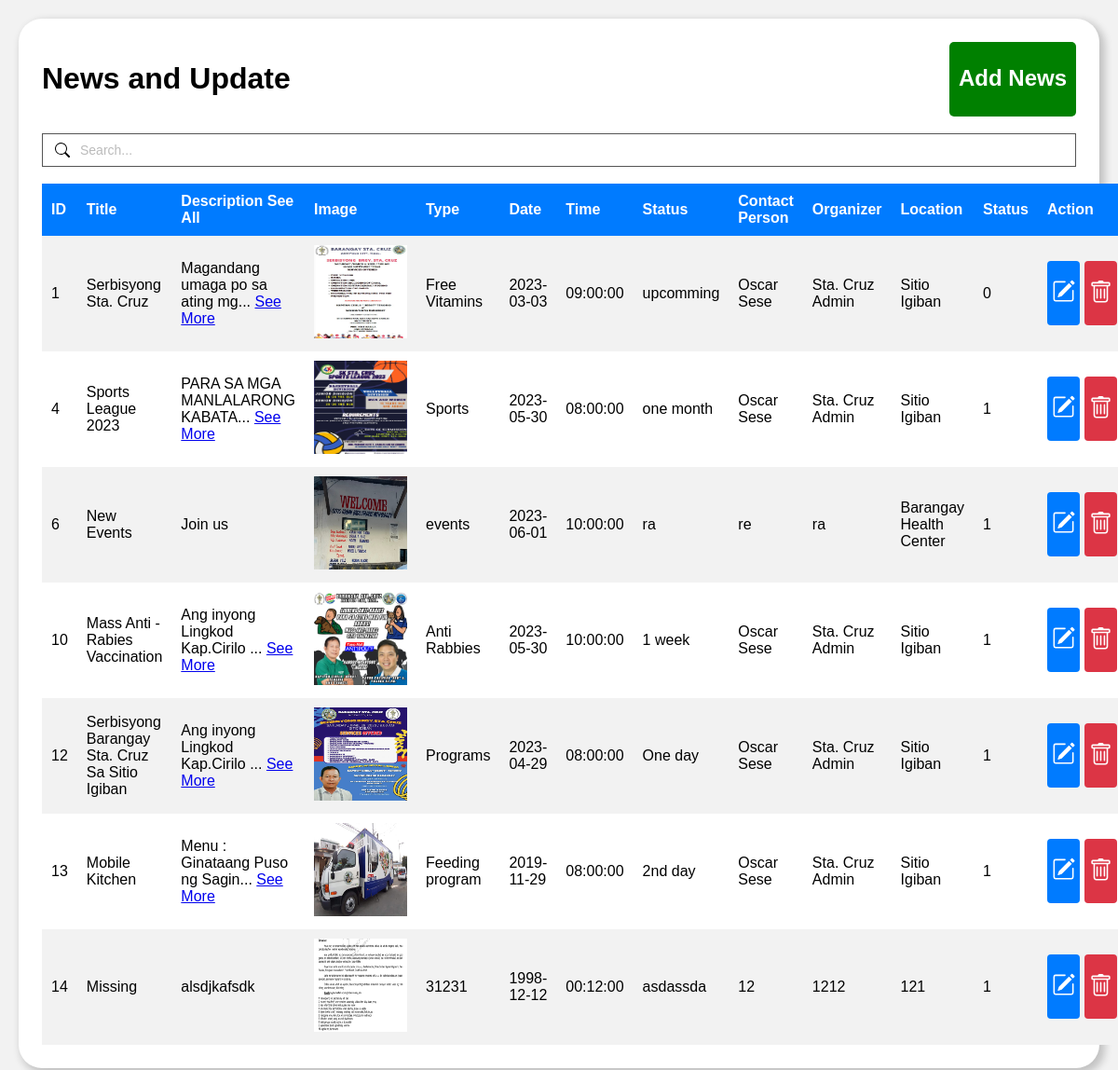
/Admin/functions/NewsUpdate/TableNews.php, run on the app's committed database.
### tables this page shows
CREATE TABLE `news_events` (
  `id` int(11) NOT NULL AUTO_INCREMENT,
  `title` varchar(100) DEFAULT NULL,
  `description` text DEFAULT NULL,
  `image` varchar(100) DEFAULT NULL,
  `type` varchar(20) DEFAULT NULL,
  `date` date DEFAULT NULL,
  `time` time DEFAULT NULL,
  `status` varchar(50) DEFAULT NULL,
  `contact_person` varchar(50) DEFAULT NULL,
  `organizer` varchar(50) DEFAULT NULL,
  `location` varchar(100) DEFAULT NULL,
  `date_created` datetime DEFAULT NULL,
  `date_updated` datetime NOT NULL,
  `active` int(1) DEFAULT 1,
  PRIMARY KEY (`id`,`date_updated`)
);

### Admin/functions/NewsUpdate/TableNews.php (the view, shortened to what this page needs)
<!DOCTYPE html>
<html>
<head>
</head>
<body>
    <?php
    include_once '../../../db.php';
    ?>
    <div style="
    border-radius: 25px;
    padding: 25px;
    background-color: white;
    box-shadow: 4px 4px 8px 2px rgba(0, 0, 0, 0.2);
">
<div style="display:flex; justify-content: space-between;">
    <h1>News and Update
       </h1>
       <a href="AddNews.php" style="display: inline-block; background-color: green; color: white; padding: 5px 10px; text-decoration: none; border-radius: 5px; position: relative;">
       <h2>Add News</h2>
    </a>
</div>
<br>
<div class="container">
  <input class="nosubmit" type="search" placeholder="Search...">
</div>
<br>
    <table>
        <thead>
            <tr>
                <th>ID</th>
                <th>Title</th>
                <th>Description <span class="eye-icon" id="toggle-description">See All</span></th>
                <th>Image</th>
                <th>Type</th>
                <th>Date</th>
                <th>Time</th>
                <th>Status</th>
                <th>Contact Person</th>
                <th>Organizer</th>
                <th>Location</th>
                <th>Status</th>
                <th>Action</th>
            </tr>
        </thead>
        <tbody>
            <?php
            $sql = "SELECT * FROM news_events";
            $result = $conn->query($sql);
            if ($result->num_rows > 0) {
                while ($row = $result->fetch_assoc()) {
                    echo '<tr>';
                    echo '<td>' . $row['id'] . '</td>';
                    echo '<td>' . $row['title'] . '</td>';
                    echo '<td>';
                    if (strlen($row['description']) > 30) {
                        echo '<span class="short-description">' . substr($row['description'], 0, 30) . '... <a href="#" class="see-more">See More</a></span>';
                    } else {
                        echo '<span class="full-description">' . $row['description'] . '</span>';
                    }
                    echo '</td>';
                    echo '<td><img style="width:100px;height:100px;" src="../../../Public/image/' . $row['image'] . '"></td>';
                    echo '<td>' . $row['type'] . '</td>';
                    echo '<td>' . $row['date'] . '</td>';
                    echo '<td>' . $row['time'] . '</td>';
                    echo '<td>' . $row['status'] . '</td>';
                    echo '<td>' . $row['contact_person'] . '</td>';
                    echo '<td>' . $row['organizer'] . '</td>';
                    echo '<td>' . $row['location'] . '</td>';
                    echo '<td>' . $row['active'] . '</td>';
                    echo '<td><div style="display:flex">';
                    echo '<a style="padding-bottom: 20px;
                    padding-top: 20px;" href="EditNews.php?id=' . $row['id'] . '" class="edit-btn"><svg xmlns="http://www.w3.org/2000/svg" width="25" height="25" fill="currentColor" class="bi bi-pencil-square" viewBox="0 0 16 16">
                    <path d="M15.502 1.94a.5.5 0 0 1 0 .706L14.459 3.69l-2-2L13.502.646a.5.5 0 0 1 .707 0l1.293 1.293zm-1.75 2.456-2-2L4.939 9.21a.5.5 0 0 0-.121.196l-.805 2.414a.25.25 0 0 0 .316.316l2.414-.805a.5.5 0 0 0 .196-.12l6.813-6.814z"/>
                    <path fill-rule="evenodd" d="M1 13.5A1.5 1.5 0 0 0 2.5 15h11a1.5 1.5 0 0 0 1.5-1.5v-6a.5.5 0 0 0-1 0v6a.5.5 0 0 1-.5.5h-11a.5.5 0 0 1-.5-.5v-11a.5.5 0 0 1 .5-.5H9a.5.5 0 0 0 0-1H2.5A1.5 1.5 0 0 0 1 2.5v11z"/>
                  </svg></a>';
                    echo '<button class="delete-btn" onclick="showConfirmationDialog(' . $row['id'] . ', \'' . $row['title'] . '\', \'' . $row['description'] . '\')"><svg xmlns="http://www.w3.org/2000/svg" width="25" height="25" fill="currentColor" class="bi bi-trash" viewBox="0 0 16 16">
                    <path d="M5.5 5.5A.5.5 0 0 1 6 6v6a.5.5 0 0 1-1 0V6a.5.5 0 0 1 .5-.5Zm2.5 0a.5.5 0 0 1 .5.5v6a.5.5 0 0 1-1 0V6a.5.5 0 0 1 .5-.5Zm3 .5a.5.5 0 0 0-1 0v6a.5.5 0 0 0 1 0V6Z"/>
                    <path d="M14.5 3a1 1 0 0 1-1 1H13v9a2 2 0 0 1-2 2H5a2 2 0 0 1-2-2V4h-.5a1 1 0 0 1-1-1V2a1 1 0 0 1 1-1H6a1 1 0 0 1 1-1h2a1 1 0 0 1 1 1h3.5a1 1 0 0 1 1 1v1ZM4.118 4 4 4.059V13a1 1 0 0 0 1 1h6a1 1 0 0 0 1-1V4.059L11.882 4H4.118ZM2.5 3h11V2h-11v1Z"/>
                  </svg></button>';
                    echo '</div></td>';
                    echo '</tr>';
                }
            } else {
                echo '<tr><td colspan="14">No events found.</td></tr>';
            }
            ?>
        </tbody>
    </table>
</div>
</body>
</html>

### Admin/functions/NewsUpdate/TableNews.php (style rules this page uses)
body { font-family: Arial, sans-serif; margin: 0; padding: 20px; background-color: #f2f2f2; }
table { width: 100%; border-collapse: collapse; }
table thead { background-color: #007bff; color: #fff; }
table th, table td { padding: 10px; text-align: left; }
table tbody tr:nth-child(even) { background-color: #fff; }
table tbody tr:nth-child(odd) { background-color: #f2f2f2; }
.edit-btn, .delete-btn { display: inline-block; padding: 5px; border: none; border-radius: 4px; margin-right: 5px; cursor: pointer; transition: background-color 0.3s; color: #fff; text-decoration: none; }
.edit-btn { background-color: #007bff; }
.delete-btn { background-color: #dc3545; }
input[type=search] { border: none; background: transparent; margin: 0; padding: 7px 8px; font-size: 14px; color: inherit; border: 1px solid transparent; border-radius: inherit; }
input[type=search]::placeholder { color: #bbb; }
input.nosubmit { border: 1px solid #555; width: 100%; padding: 9px 4px 9px 40px; }

### data on the page
news_events: id "1", title "Serbisyong Sta. Cruz", description "Magandang umaga po sa ating mg", image (picture), type "Free Vitamins", date "2023-03-03", time "09:00:00", status "upcomming", contact_person "Oscar Sese", organizer "Sta. Cruz Admin", location "Sitio Igiban", active "0"
news_events: id "4", title "Sports League 2023", description "PARA SA MGA MANLALARONG KABATA", image (picture), type "Sports", date "2023-05-30", time "08:00:00", status "one month", contact_person "Oscar Sese", organizer "Sta. Cruz Admin", location "Sitio Igiban", active "1"
news_events: id "6", title "New Events", description "Join us", image (picture), type "events", date "2023-06-01", time "10:00:00", status "ra", contact_person "re", organizer "ra", location "Barangay Health Center", active "1"
news_events: id "10", title "Mass Anti - Rabies Vaccination", description "Ang inyong Lingkod Kap.Cirilo", image (picture), type "Anti Rabbies", date "2023-05-30", time "10:00:00", status "1 week", contact_person "Oscar Sese", organizer "Sta. Cruz Admin", location "Sitio Igiban", active "1"
news_events: id "12", title "Serbisyong Barangay Sta. Cruz Sa Sitio Igiban", description "Ang inyong Lingkod Kap.Cirilo", image (picture), type "Programs", date "2023-04-29", time "08:00:00", status "One day", contact_person "Oscar Sese", organizer "Sta. Cruz Admin", location "Sitio Igiban", active "1"
news_events: id "13", title "Mobile Kitchen", description "Menu : Ginataang Puso ng Sagin", image (picture), type "Feeding program", date "2019-11-29", time "08:00:00", status "2nd day", contact_person "Oscar Sese", organizer "Sta. Cruz Admin", location "Sitio Igiban", active "1"
news_events: id "14", title "Missing", description "alsdjkafsdk", image (picture), type "31231", date "1998-12-12", time "00:12:00", status "asdassda", contact_person "12", organizer "1212", location "121", active "1"
